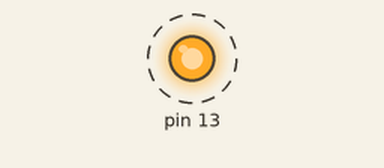
Recording of a sketch running on a simulated Arduino Uno, built with avr-gcc and run on an emulated ATmega328P. Parts: output pins drawn as LEDs (lit = HIGH). Dashed ring = blinking.

Above: at 0.15 s.
Timing chart, 0 to 3.0 s (numbered marks = the images above):
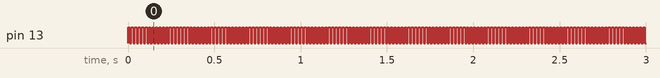

The sketch:

ledBlinkExample.ino
```cpp
/*
 * Nguyen Duc Hoang - Programming tutorial channel
 * https://www.youtube.com/c/nguyenduchoang
*/

void setup() {
  //run once
  pinMode(LED_BUILTIN, OUTPUT); //make LED_BUILTIN(pin 13) as "OUTPUT"
}

void loop() {
  //Run repeatedly
  blinkLed(10); //10 miliseconds = 0.01 second => cannot see "blink"
}
void blinkLed(int miliseconds) {
  //This is a function
  digitalWrite(LED_BUILTIN, HIGH); //HIGH => Logic 1
  delay(miliseconds);
  digitalWrite(LED_BUILTIN, LOW);//LOW => Logic 0
  delay(miliseconds);
}
```

Measured:
- by itself, pin 13: alternates HIGH for 0.01 s and LOW for 0.01 s
